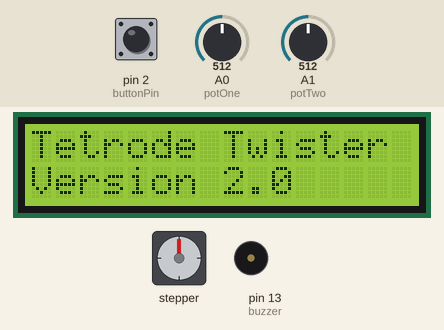
A sketch run on a simulated Arduino Uno, built with avr-gcc and run on an emulated ATmega328P. Shown: 16×2 character LCD, stepper motor, buzzer (waves = sounding, pin HIGH). The inputs (shaded band) are chosen by the test bench; at power-on: pin 2 (buttonPin) LOW, A0 (potOne) = 512, A1 (potTwo) = 512. Stepper angles assume 2048 steps per turn; what the sketch prints to the serial monitor is not drawn.

Above: at 2.1 s.
At 7.2 s:
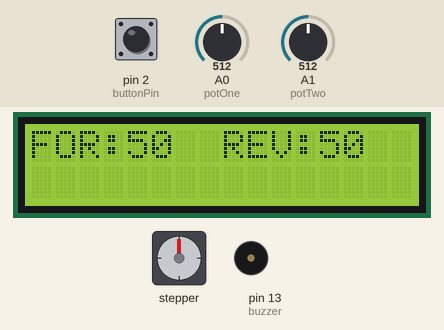
7.3 s: pin 2 (buttonPin) pulled HIGH for 0.15 s
At 7.41 s:
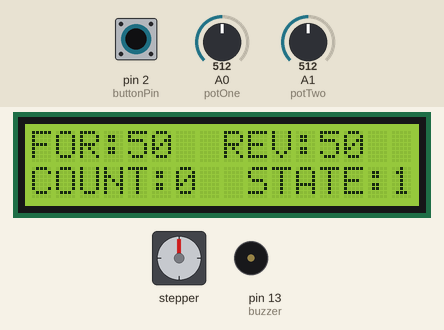
8.0 s: pin 2 (buttonPin) pulled HIGH for 1 s
12.0 s: pin 2 (buttonPin) pulled HIGH for 0.15 s
At 12.24 s:
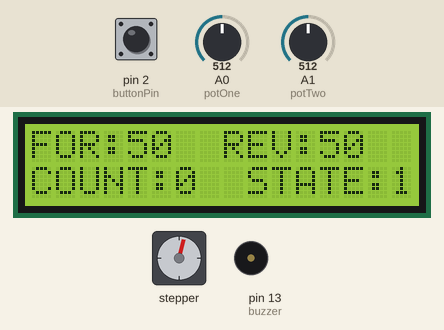
12.7 s: pin 2 (buttonPin) pulled HIGH for 3.2 s
17.4 s: pin 2 (buttonPin) pulled HIGH for 0.15 s
At 17.62 s:
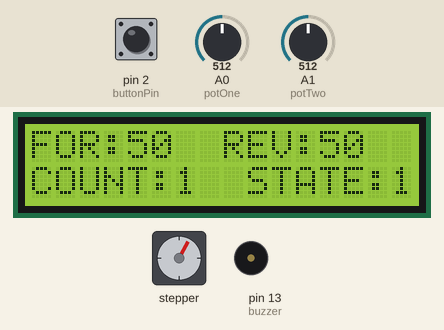
20.3 s: pin 2 (buttonPin) pulsed HIGH 2 times (0.12 s each, 0.3 s apart)
Timing chart, 0 to 25.4 s (numbered marks = the images above; inputs shaded):
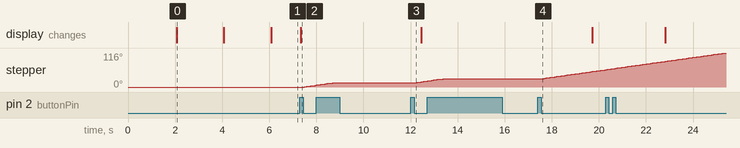

The sketch:

stepper_lcd_final.ino
```cpp
//stepper_lcd_final @anuvindasok.com
#include <AccelStepper.h>
#include <LiquidCrystal.h>
#include <Bounce2.h>
AccelStepper stepper(4, 3, 4, 5, 6); //4 wire stepper, blue, red, green, black
//LiquidCrystal lcd(6, 7, 5, 4, 3, 2);  //RS, E, D4, D5, D6, D7
LiquidCrystal lcd(7, 8, 9, 10, 11, 12);  //RS, E, D4, D5, D6, D7
Bounce button = Bounce();


const int fullStepCount = 200;
int stepPos = 0;
int stepCounter = 0;


int FstepperCounter = 0; //Counts the forward rotations
int BstepperCounter = 0; //Counts the backward rotations


int buttonPin = 2;
boolean buttonOn = false;

int forwardCount = 0;
int backwardCount = 0;
int currentCounter = 0;

int buzzer = 13;
//String directionText = "";

//Twister State: 0 = OFF, 1 = FORWARD, 2 = BACKWARD, 3 = FINISHED
int twisterState = 0;

//Poteniometer Settings
int potOne = 0;
int potTwo = 1;
int potOneVal = 0;
int potTwoVal = 0;
int mapPotOneVal = 0;
int mapPotTwoVal = 0;

void setup() {
  Serial.begin(9600);

  stepper.setMaxSpeed(500);
  stepper.setAcceleration(200);
  button.attach(buttonPin);
  button.interval(5);

  lcd.begin(16, 2);
  lcd.setCursor(0, 0);
  lcd.print("Hello");
  delay(2000);

  lcd.clear();
  lcd.print("Tetrode Twister");
  lcd.setCursor(0, 1);
  lcd.print("Version 2.0");
  delay(2000);

  lcd.clear();
  lcd.print("Live Free");
  lcd.setCursor(0, 1);
  lcd.print("Or Die Hard!");
  delay(2000);
  lcd.clear();

  pinMode(buzzer, OUTPUT);
}

unsigned long prev = 0;
int inter = 200;


void loop() {

  updatePots();
  updateLCD();


  updateStepper();
}

void updateStepper() {

  stepper.run();
  button.update();

  boolean newState = button.rose();

  if (newState == true) {
    buttonOn = !buttonOn;
    twisterState = 1;
  }

  if (buttonOn == false) {
    twisterState = 0;
  }

  if (twisterState == 1) {
    stepper.move(200);
    stepPos = abs(stepper.currentPosition());

    stepCounter = stepPos % fullStepCount;
    if (stepCounter == 100) {
      currentCounter += 1;

      //delay(10);
    }
    if (currentCounter > forwardCount) {
      twisterState = 2;
      currentCounter = 0;
    }
  }

  else if (twisterState == 2) {
    stepper.move(-200);
    stepPos = abs(stepper.currentPosition());

    stepCounter = stepPos % fullStepCount;

    if (stepCounter == 100) {
      currentCounter += 1;

      //delay(10);
    }
    if (currentCounter > forwardCount) {
      twisterState = 3;
      currentCounter = 0;
    }
  } else if (twisterState == 0 || twisterState == 3) {
    stepper.move(0);
  }


  Serial.println(stepCounter);
  Serial.print("\t");
  Serial.print(FstepperCounter);
  Serial.print("\t");
  Serial.print(BstepperCounter);
  Serial.print(currentCounter);
  Serial.print("\t");
  Serial.println(twisterState);

  delay(10);
}

void updateLCD() {

  //if (twisterState < 3) {
  if (twisterState == 0) {
    lcd.setCursor(0, 0);
    lcd.print("FOR:");
    lcd.setCursor(4, 0);
    lcd.print("   ");
    lcd.setCursor(4, 0);
    lcd.print(forwardCount);

    lcd.setCursor(8, 0);
    lcd.print("REV:");
    lcd.setCursor(12, 0);
    lcd.print("   ");
    lcd.setCursor(12, 0);
    lcd.print(backwardCount);
  } else if ( twisterState == 1 || twisterState == 2) {

    lcd.setCursor(0, 0);
    lcd.print("FOR:");
    lcd.setCursor(4, 0);
    lcd.print(forwardCount);

    lcd.setCursor(8, 0);
    lcd.print("REV:");
    lcd.setCursor(12, 0);
    lcd.print(backwardCount);


    lcd.setCursor(0, 1);
    lcd.print("COUNT:");

    lcd.setCursor(6, 1);
    lcd.print(currentCounter);

    lcd.setCursor(9, 1);
    lcd.print("STATE:");
    lcd.setCursor(15, 1);
    lcd.print(twisterState);

  } else if (twisterState == 3) {
    delay(2000);
    lcd.clear();
    lcd.print("TWISTER FINISHED");
  }

}

void updatePots() {

  if (twisterState == 0) {
    potOneVal = analogRead(potOne);
    potTwoVal = analogRead(potTwo);
    mapPotOneVal = map(potOneVal, 0, 1023, 0, 100);
    mapPotTwoVal = map(potTwoVal, 0, 1023, 0, 100);
  }
  forwardCount = mapPotOneVal;
  backwardCount = mapPotTwoVal;
}
```

Measured:
- after the input at 17.4 s, stepper: keeps turning clockwise at about 12°/s, starting after 0.18 s
- what the display in image 0 shows lasts 2.0 s, from 2.1 s to 4.1 s
